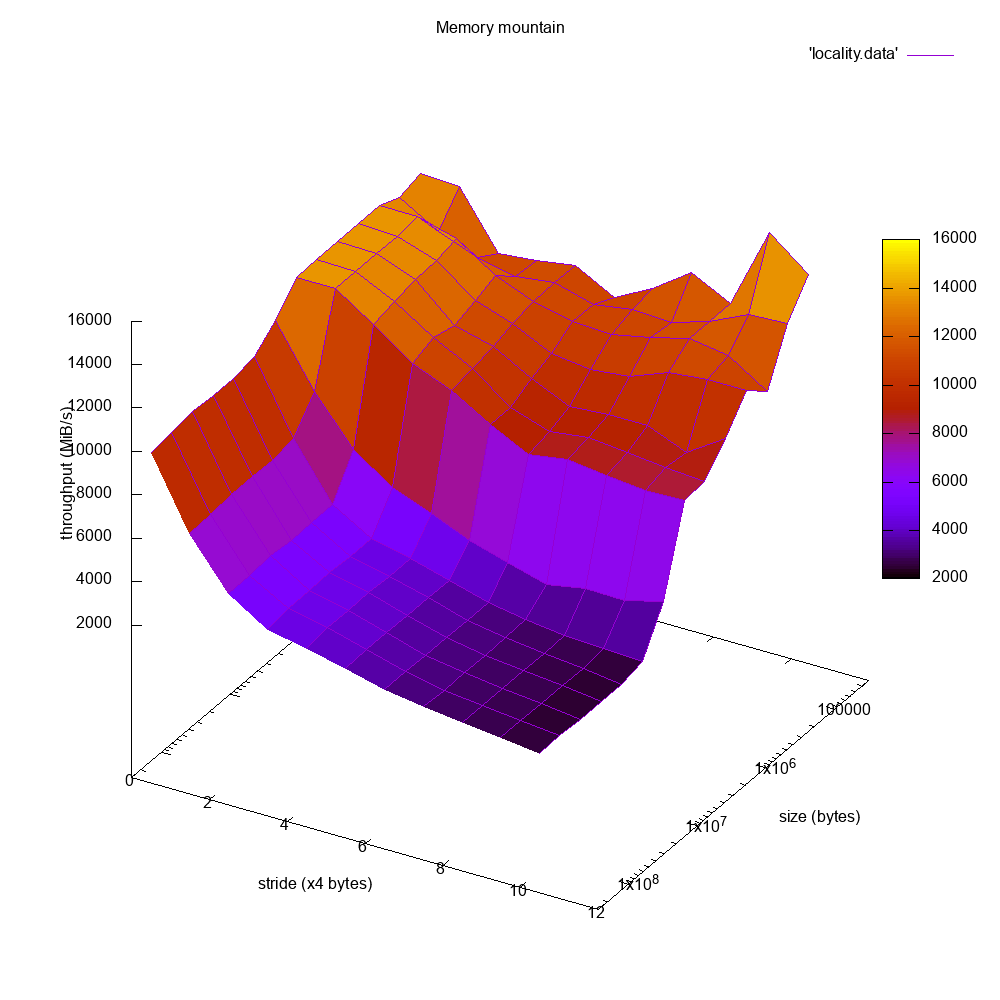

Recreate this plot in gnuplot.
set title 'Memory mountain'
set terminal png size 1000,1000 enhanced
set output 'mountain.png'
set logscale y
set pm3d
set yrange [268435456:32768]
set zlabel 'throughput (MiB/s)' rotate
set xlabel 'stride (x4 bytes)'
set ylabel 'size (bytes)'
splot 'locality.data' with lines
exit
